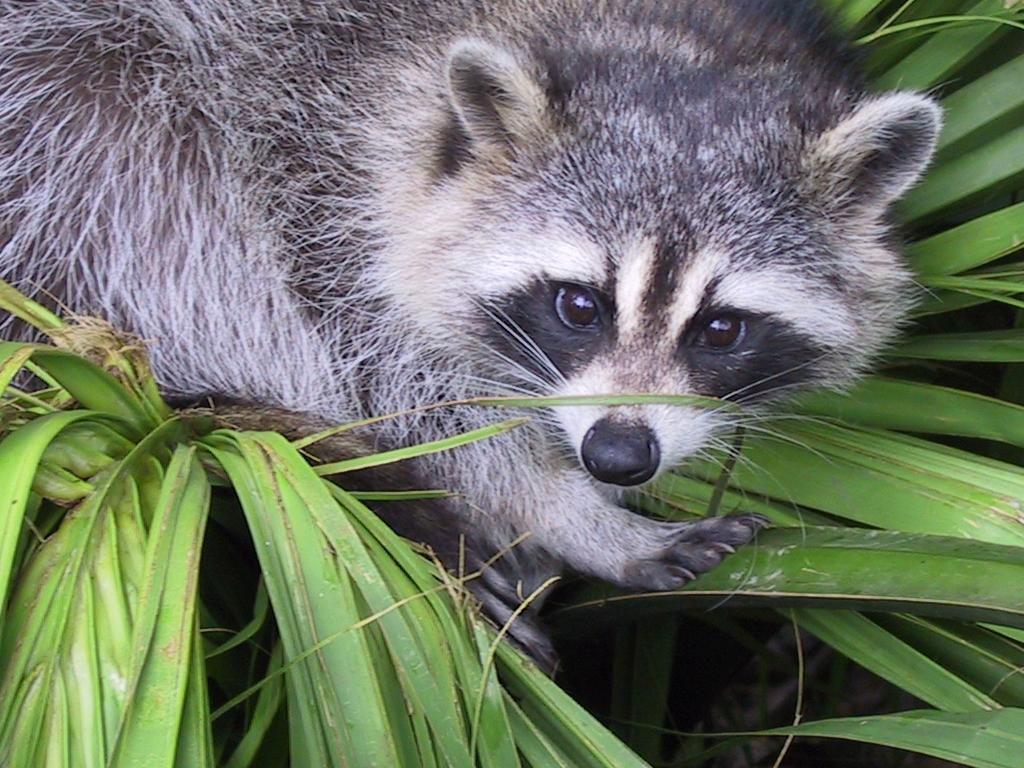
#> input picture 01_Training_Python_for_data_science/ex03/animal.jpeg, 1024 x 768 px
$ python zoom.py
#> lines starting #> are read from the running program, lines starting #| are printed output that depends on the picture
### 01_Training_Python_for_data_science/ex03/load_image.py
from PIL import Image
import numpy as np


def ft_load(path: str) -> np.ndarray:
    """
    Loads an image and returns an array of it, displaying its size, channels
    and pixels in RGB format.

    :param path: The path to the image.jpg/jpeg
    :return: NumPy array of the image.
    """
#> called with path = 'animal.jpeg'
    try:
        image = Image.open(path)
#> image is the input picture: PIL image 1024x768 RGB; mean R, G, B 110.7, 117.7, 102.1
        width, height = image.size
#> width = 1024; height = 768

        if image.mode != 'RGB':
            image = image.convert('RGB')

        image_array = np.array(image)
        channels = image_array.shape[2]
#> channels = 3
        print(f"The shape of image is: ({height}, {width}, {channels})")
#| The shape of image is: (768, 1024, 3)
#| The shape of image is: (768, 1024, 3)
#> (printed output is left out)

        return image_array

    except FileNotFoundError:
        print(f"Error: File '{path}' not found.")
        return None
    except Exception as e:
        print(f"Error: {e}")
        return None

### 01_Training_Python_for_data_science/ex03/zoom.py
from load_image import ft_load
import numpy as np
import matplotlib.pyplot as plt
from PIL import Image


def zoom_image(image_array: np.ndarray, zoom_factor: float) -> np.ndarray:
    """
    Zoom into the center of the image by a given zoom factor.

    :param image_array: NumPy array of the image.
    :param zoom_factor: Factor by which to zoom into the image.
    :return: Zoomed image as a NumPy array.
    """
#> called with zoom_factor = 1.5
    height, width, _ = image_array.shape
#> height = 768; width = 1024

    center_x, center_y = width // 2, height // 2
#> center_x = 512; center_y = 384

    zoom_width = int(width / zoom_factor)
#> zoom_width = 682
    zoom_height = int(height / zoom_factor)
#> zoom_height = 512

    x1 = max(center_x - zoom_width // 2, 0)
#> x1 = 171
    x2 = min(center_x + zoom_width // 2, width)
#> x2 = 853
    y1 = max(center_y - zoom_height // 2, 0)
#> y1 = 128
    y2 = min(center_y + zoom_height // 2, height)
#> y2 = 640

    zoomed_image = image_array[y1:y2, x1:x2]
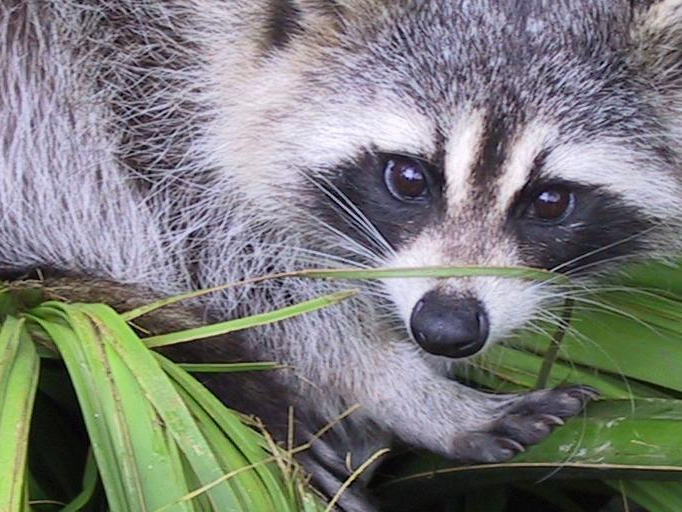
#> zoomed_image: shape (512, 682, 3); mean R, G, B 123.7, 125, 122.3

    return zoomed_image


image_array = ft_load("animal.jpeg")

if image_array is not None:
    print(f"The shape of image is: {image_array.shape}")
    print(image_array)

    zoom_factor = 1.5
    zoomed_image = zoom_image(image_array, zoom_factor)

    zoomed_image_pil = Image.fromarray(zoomed_image)

    gray_image = zoomed_image_pil.convert('L')
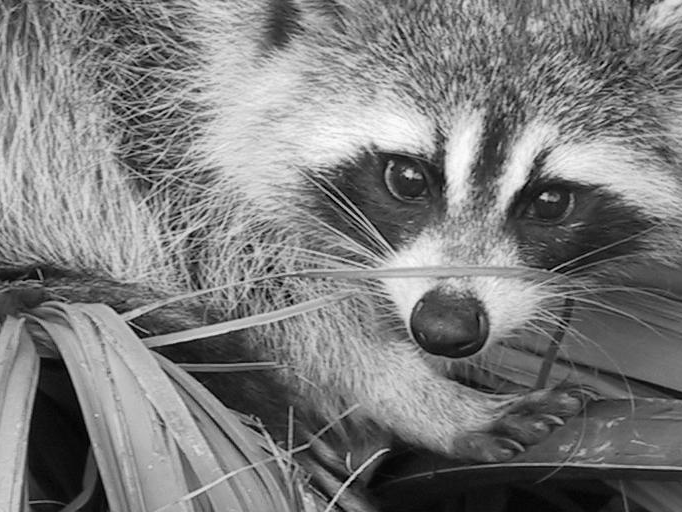
#> gray_image: PIL image 682x512 L; min 0, max 253, mean 124.3

    gray_image = np.array(gray_image)

    print(f"New shape after slicing: {gray_image.shape}")
#| New shape after slicing: (512, 682)
    gray_image_reshape = gray_image.reshape(-1, 1)
    print(gray_image_reshape)
#> (printed output is left out)

    plt.imshow(gray_image, cmap='gray')
    plt.axis('on')
    plt.show()
else:
    print("Failed to load image.")
